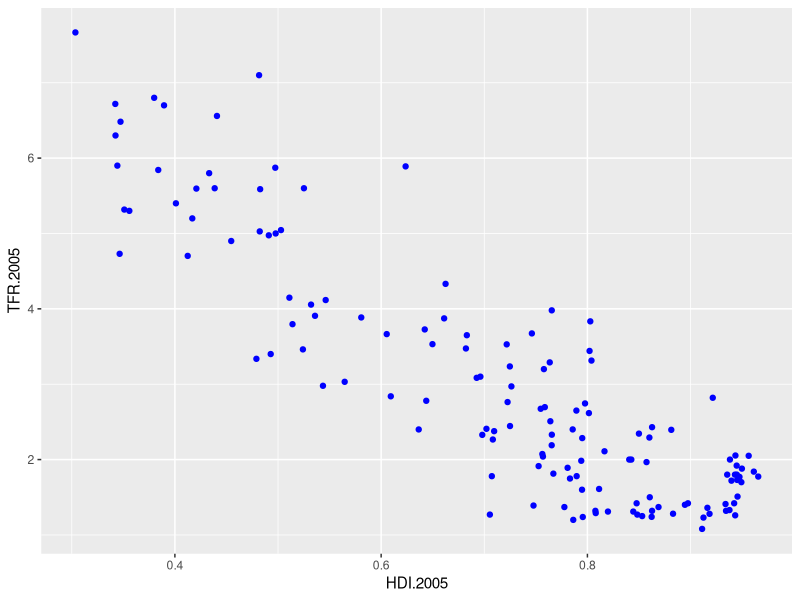
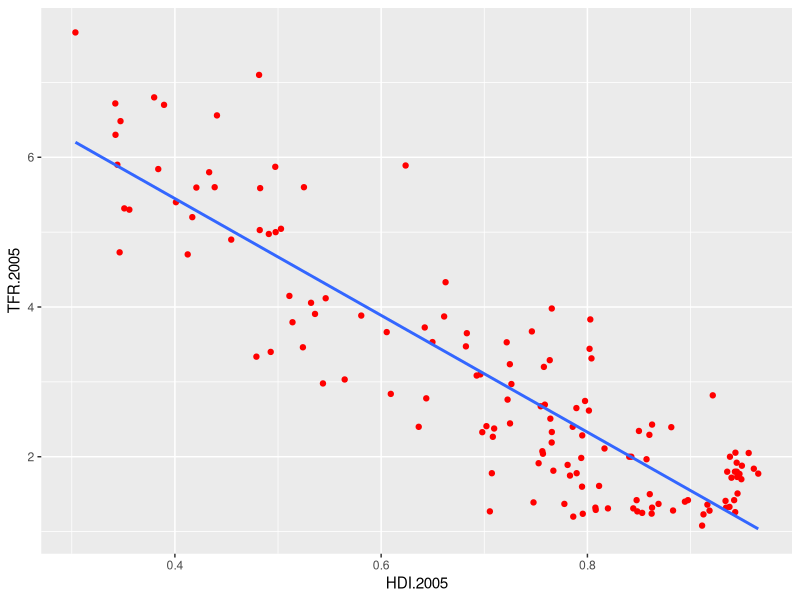
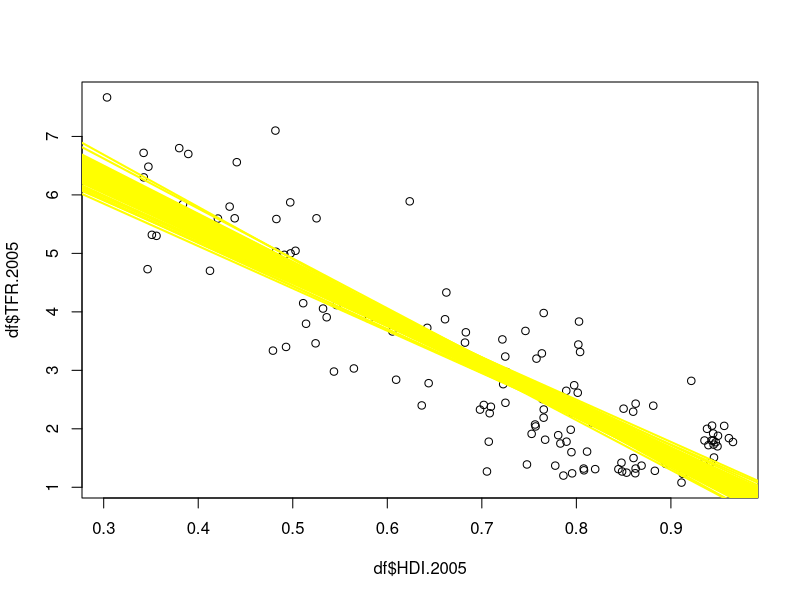
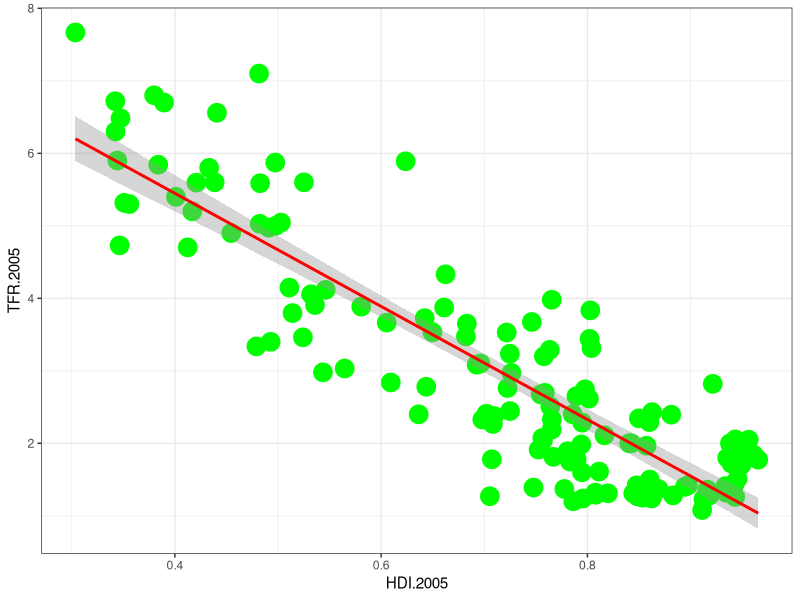
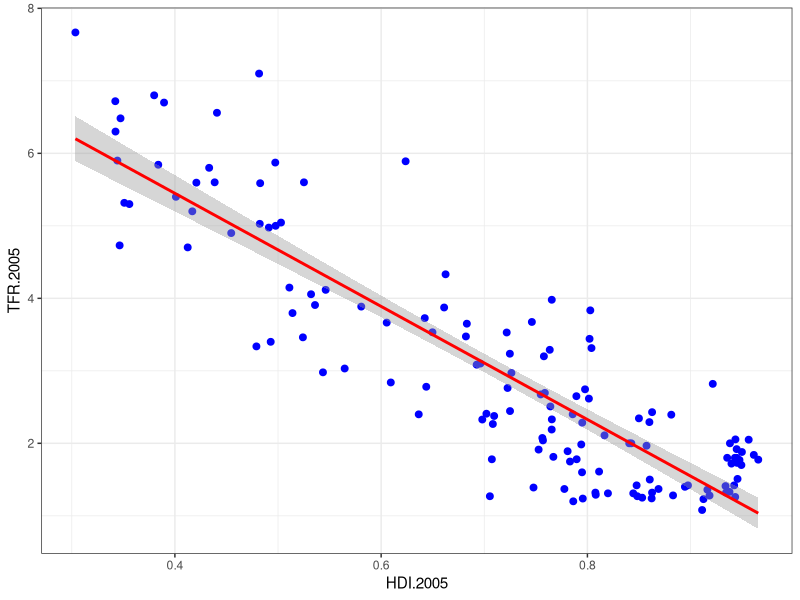
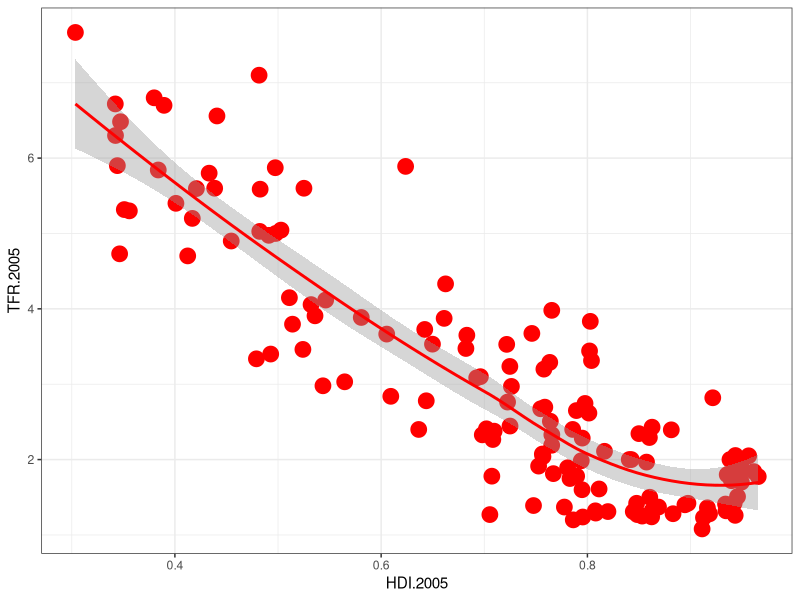

The R source for these figures, in order: (Note: this script raises an error after producing the figures.)
############## Load Data #####

# install.packages("MASS") 
library(MASS)
library(ggplot2)
library(dplyr)
library(broom)
df <- read.csv("data/nature08230-s2.csv")
df <- tbl_df(df)
df <- select(df, country, HDI.2005, TFR.2005)
df <- filter(df, !is.na(HDI.2005), !is.na(TFR.2005))
df

############## Linear Regression ##########

ggplot(df, aes(x = HDI.2005, y = TFR.2005)) +
  geom_point(color = "blue")


lfit <- lm(TFR.2005 ~ HDI.2005, data = df)
tidy(lfit)
library(ggplot2)
ggplot(df, aes(x = HDI.2005, y = TFR.2005)) +
  geom_point(color = "red") + 
  geom_smooth(method = "lm", se = F)

# 
vcov(lfit) 

# multivariate random normal
mvrnorm(1, mu = lfit$coefficients, Sigma = vcov(lfit)) 
mvrnorm(2, mu = lfit$coefficients, Sigma = vcov(lfit)) 
 


# draw 100
sample.coefs <- mvrnorm(100, mu = lfit$coefficients, Sigma = vcov(lfit)) 
sample.coefs[1, ]
head(sample.coefs)

############## Introduction to Loops ##########

# Ex. 1
x <- c(5, 12, 13)
for (n in x){
  print( n ^ 2)
}

# Ex. 2
for (i in 1:10){
  print("Hello world!")
  print(i*i)
}

## which is the same as 
x<- c(1:10)
for (i in x){
  print("Hello world!")
  print(i*i)
}

## and 
x <- c(1:10)
for (snow in x){     # the counter can take any name
  print("Hello world!")
  print(snow*snow)
}


# Ex. 3
sqr <-  seq(1, 100, by=2) # generating sequences of 50 numbers
head(sqr)
sqr.squared <- NULL  ## setting up empty vector
for (n in 1:50) {
  sqr.squared[n] <- sqr[n]^2
}

head(sqr.squared)
head(cbind(sqr, sqr.squared))


############## for Loops ##########

plot(x = df$HDI.2005, y = df$TFR.2005)
abline(sample.coefs[1, ], col = "yellow", lwd = 2)


# let row be everything from 1 to 100
for (row in 1:100) {
  abline(sample.coefs[row, ], col = "yellow", lwd = 2)
} 

#### Introduction to Functions ########

F1 <- function(x, y) {
  # Creating a function, called f1, which adds a pair of numbers.
  x + y
}

F1(3, 4)
F1(2, 6)

# Ex. 2
My.scatter.plot <- function(color, size = 2, method) { # set default size to 2
  ggplot(df, aes(x = HDI.2005, y =  TFR.2005)) + 
    geom_point(color = color, size = size) +   # color and size vary based on inputs
    geom_smooth(method = method, color = "red") + # line will always be red
    theme_bw()                                    # theme will always be bw
}

My.scatter.plot(color = "green", size = 6,  method = "lm")
My.scatter.plot(color = "blue",  method = "lm")
My.scatter.plot("red", 5, "loess")

############# Functions ###########

## calculating Root mean squared error RMSE


predicted.TFR <- sample.coefs[1, 1] + sample.coefs[1, 2] * df$HDI.2005
residuals <- df$TFR.2005 - predicted.TFR
RMSE <- sqrt(mean(residuals^2))
RMSE

Calc.RMSE <- function(intercept, slope){
  
  predicted.TFR <- intercept + slope * df$HDI.2005
  residuals <- df$TFR.2005 - predicted.TFR
  RMSE = sqrt(mean(residuals ^ 2))
  return(RMSE)
  
} 


Calc.RMSE(9, -7) # made up intercept and slope

# Draw 40
Calc.RMSE(intercept = sample.coefs[40, 1], slope = sample.coefs[40, 2])
Calc.RMSE(sample.coefs[40, 1], sample.coefs[40, 2]) 

# Draw 50
Calc.RMSE(sample.coefs[50, 1], sample.coefs[50, 2]) 




Matt.rmse <- function(prediction.vec, truth.vec) {
  # function to calculate RMSE
  # for vector of predictions and vector of truth
  # CHECK INPUTS
  if (length(prediction.vec) != length(truth.vec)) {
    stop("ERROR: prediction.vec and truth.vec are not the same length")
  }
  if (any(is.na(prediction.vec))) {
    stop("ERROR: prediction.vec has NA")
  }
  
  if (any(is.na(truth.vec))) {
    stop("ERROR: truth.vec has NA")
  }
  # FINISHED CHECKING INPUTS
  result <- sqrt(mean((prediction.vec - truth.vec)^2))
  # CHECK OUTPUT
  if (is.na(result)) stop("ERROR: result in NA")
  return(result)
}

Matt.rmse(lfit$fitted.value, TFR.2005)
